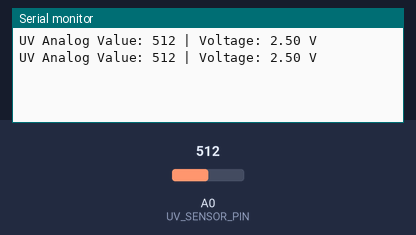
Bench run of a sketch on a simulated Arduino Uno, built with avr-gcc and run on an emulated ATmega328P. Parts: the last lines printed to the serial monitor. Inputs (shaded band) come from the test bench; at power-on: A0 (UV_SENSOR_PIN) = 512.

Above: at 1.8 s.
1.9 s: A0 (UV_SENSOR_PIN) set to 716
At 2.8 s:
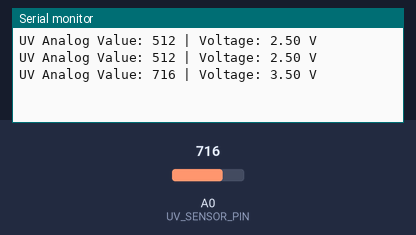
3.4 s: A0 (UV_SENSOR_PIN) set to 900
At 4.5 s:
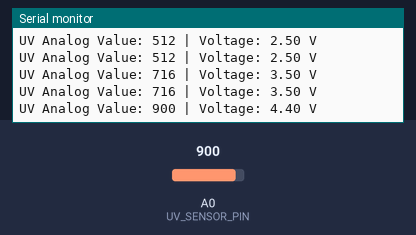
Timing chart, 0 to 6.4 s (numbered marks = the images above; inputs shaded):
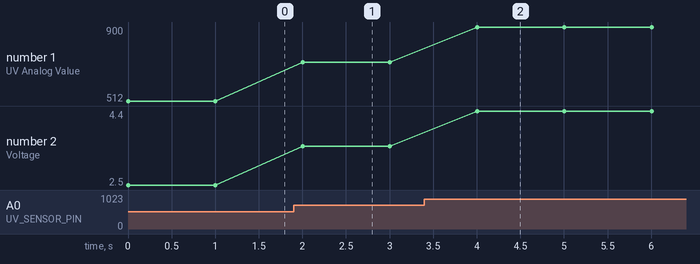

Measured:
- after the input at 1.9 s, the serial monitor: prints a new line after 0.10 s (image 1)
- after the input at 3.4 s, the serial monitor: prints a new line after 0.60 s (image 2)
- plotted number 1: 512 → 716 after the input at 1.9 s, 716 → 900 after the input at 3.4 s
- plotted number 2: 2.5 → 3.5 after the input at 1.9 s, 3.5 → 4.4 after the input at 3.4 s

The sketch:

uv_sensor_test.ino
```cpp
#define UV_SENSOR_PIN A0

void setup() {
  Serial.begin(9600);
}

void loop() {
  int uvAnalog = analogRead(UV_SENSOR_PIN);

  float uvVoltage = uvAnalog * (5.0 / 1023.0);

  Serial.print("UV Analog Value: ");
  Serial.print(uvAnalog);

  Serial.print(" | Voltage: ");
  Serial.print(uvVoltage);

  Serial.println(" V");

  delay(1000);
}
```
